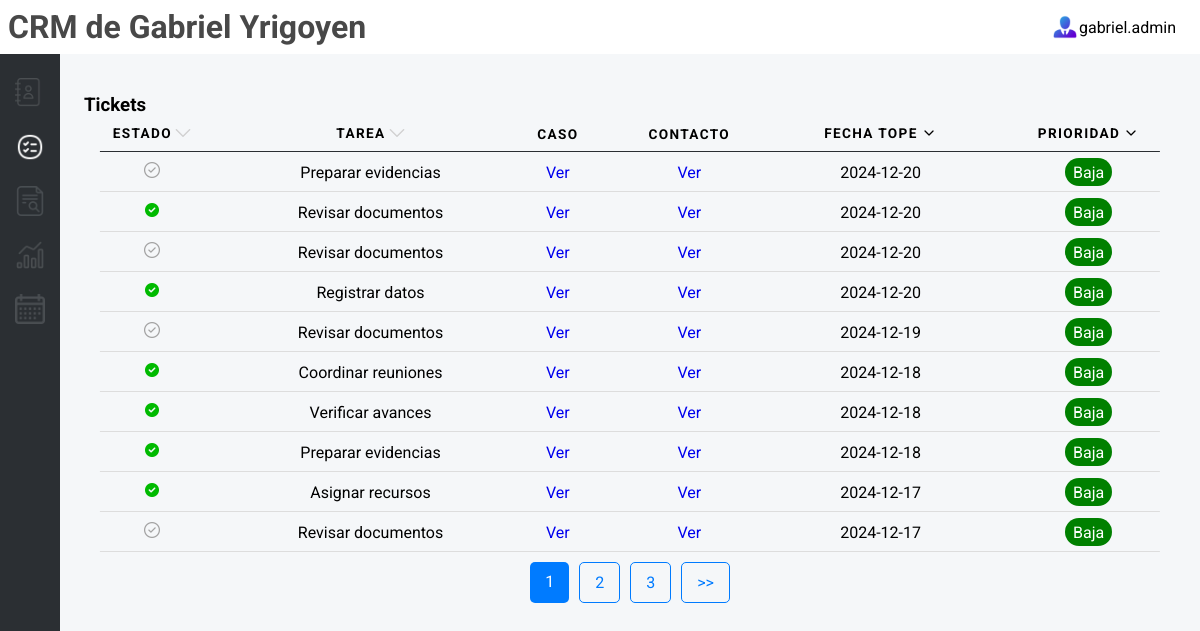
The app's page /tickets/page/1/fecha_tope/desc with its own data.
### tables this page shows
CREATE TABLE tickets (
            id INTEGER PRIMARY KEY AUTOINCREMENT,
            asistente_id INTEGER,
            caso_id INTEGER,
            estado BOOLEAN NOT NULL DEFAULT 1, -- 1 para abierto, 0 para cerrado
            tarea VARCHAR(50),
            descripcion VARCHAR(200),
            nota TEXT CHECK(LENGTH(nota) <= 300), -- Limitar las notas a 300 caracteres
            fecha_tope TEXT, -- Nueva columna para la fecha límite
            fecha_creacion TEXT,
            fecha_cierre TEXT,
            FOREIGN KEY (asistente_id) REFERENCES asistentes(id),
            FOREIGN KEY (caso_id) REFERENCES casos(id)
        );

### app.py (the view)
@app.route('/tickets', defaults={'page': 1, 'order_by': 'id', 'order_direction': 'asc'})
@app.route('/tickets/page/<int:page>/<order_by>/<order_direction>')
def tickets(page, order_by, order_direction):
    per_page = 10  # Número de registros por página
    offset = (page - 1) * per_page  # Calcular el desplazamiento
    tickets = get_records('tickets', order_by=order_by, order_direction=order_direction, limit=per_page, offset=offset)
    total_records = get_total_records('tickets')
    total_pages = (total_records + per_page - 1) // per_page  # Redondeo hacia arriba
    def calcular_prioridad(fecha_tope):
        print("Tipo de fecha_tope:", type(fecha_tope))
        print("Valor de fecha_tope:", fecha_tope)
        if isinstance(fecha_tope, str):
            try:
                fecha_tope_obj = datetime.strptime(fecha_tope, '%Y-%m-%d %H:%M:%S')
                fecha_tope_obj = fecha_tope_obj.date()
                hoy = datetime.today().date()
                diferencia_dias = (fecha_tope_obj - hoy).days
                if diferencia_dias <= 3:
                    prioridad = 'Alta'
                elif diferencia_dias <= 7:
                    prioridad = 'Media'
                else:
                    prioridad = 'Baja'
                return prioridad
            except ValueError:
                print("Formato de fecha incorrecto. Asegúrate de que esté en formato 'YYYY-MM-DD HH:MM:SS'")
        else:
            print("Fecha tope no es una cadena de texto válida.")
    print("Tipo de fecha_tope:", type(tickets[7]))
    print("Valor de fecha_tope:", tickets[7][7])
    return render_template(
        "tickets.html",
        tickets=tickets,
        current_page=page,
        total_pages=total_pages,
        message="Tickets",
        order_by=order_by,
        order_direction=order_direction,
        fecha_tope = calcular_prioridad(tickets[7][7])
    )

### db_connection.py (called while the page is built)
def conectar():
    try:
        print("Conexión exitosa a la base de datos")
        return sqlite3.connect('crm_law_firm.db')
    except sqlite3.Error as e:
        print(f"Error al conectar a la base de datos: {e}")
        return None

def get_total_records(table_name):
    conn = conectar()
    cursor = conn.cursor()
    query = f"SELECT COUNT(*) FROM {table_name}"
    cursor.execute(query)
    total_records = cursor.fetchone()[0]
    conn.close()
    return total_records

def get_records(table_name, order_by, order_direction='asc', limit=10, offset=0):
    conn = conectar()
    cursor = conn.cursor()
    if order_direction not in ['asc', 'desc']:
        order_direction = 'asc'
    query = f"SELECT * FROM {table_name} ORDER BY {order_by} {order_direction} LIMIT ? OFFSET ?"
    cursor.execute(query, (limit, offset))
    records = cursor.fetchall()
    conn.close()
    return records

### templates/tickets.html (shortened to what this page needs)
{% include 'header.html' %}
<div id="tickets-tools">
  <div class="dashboard-content">
    <div class="table-top">
      <h3>{{ message }}</h3>
    </div>
    <table>
      <thead>
        <tr>
          <th scope="col">
            <span>Estado
              <a href="/tickets/page/{{ current_page }}/estado/{{ 'desc' if order_direction == 'asc' else 'asc' }}">
                <img class="filter" src="{{ url_for('static', filename='up.png') if order_direction == 'asc' and order_by == 'estado' else (url_for('static', filename='down.png') if order_direction == 'desc' and order_by == 'estado' else url_for('static', filename='arrow-grey.png')) }}"
                alt="Orden">
              </a>
            </span>
          </th>
          <th scope="col">
            <span>Tarea
              <a href="/tickets/page/{{ current_page }}/tarea/{{ 'desc' if order_direction == 'asc' else 'asc' }}">
                <img class="filter" src="{{ url_for('static', filename='up.png') if order_direction == 'asc' and order_by == 'tarea' else (url_for('static', filename='down.png') if order_direction == 'desc' and order_by == 'tarea' else url_for('static', filename='arrow-grey.png')) }}"
                alt="Orden">
              </a>
            </span>
          </th>
          <th scope="col">Caso</th>
          <th scope="col">Contacto</th>
          <th scope="col">
            <span>Fecha Tope
              <a href="/tickets/page/{{ current_page }}/fecha_tope/{{ 'desc' if order_direction == 'asc' else 'asc' }}">
                <img class="filter" src="{{ url_for('static', filename='up.png') if order_direction == 'asc' and order_by == 'fecha_tope' else (url_for('static', filename='down.png') if order_direction == 'desc' and order_by == 'fecha_tope' else url_for('static', filename='arrow-grey.png')) }}"
                alt="Orden">
              </a>
            </span>
          </th>
          <th scope="col">
            <span>Prioridad
              <a href="/tickets/page/{{ current_page }}/fecha_tope/{{ 'desc' if order_direction == 'asc' else 'asc' }}">
                <img class="filter" src="{{ url_for('static', filename='up.png') if order_direction == 'asc' and order_by == 'fecha_tope' else (url_for('static', filename='down.png') if order_direction == 'desc' and order_by == 'fecha_tope' else url_for('static', filename='arrow-grey.png')) }}"
                alt="Orden">
              </a>
            </span>
          </th>
        </tr>
      </thead>
      <tbody>
        {% for ticket in tickets %}
        <tr>
          <td data-label="Estado"><img class="filter" src="{{ url_for('static', filename='check-green.png') if ticket[3] else url_for('static', filename='check-grey.png') }}" alt="Estado"></td>
          <td data-label="Tarea">{{ ticket[4] }}</td>
          <td data-label="Caso"><a href="/casos/{{ ticket['caso_id'] }}">Ver</a></td>
          <td data-label="Contacto"><a href="/contactos/{{ ticket['contacto_id'] }}">Ver</a></td>
          <td data-label="Fecha Tope">{{ ticket[7][:10] or 'No asignada' }}</td>
          <td data-label="Prioridad">
            <span class="estado {% if ticket['prioridad'] == 'Alta' %}rojo{% elif ticket['prioridad'] == 'Media' %}amarillo{% else %}verde{% endif %}">
              {{ fecha_tope }}
            </span>
          </td>
        </tr>
        {% endfor %}
      </tbody>
    </table>
    <section class="pagination">
      {% for page in range(1, total_pages + 1) %}
        <a href="/tickets/page/{{ page }}/{{ order_by }}/{{ order_direction }}" class="{% if page == current_page %}active{% endif %}">
          {{ page }}
        </a>
      {% endfor %}
      {% if current_page < total_pages %}
        <a href="/tickets/page/{{ current_page + 1 }}/{{ order_by }}/{{ order_direction }}">>></a>
      {% endif %}
    </section>
  </div>
</div>
{% include 'footer.html' %}

### static/style.css (style rules this page uses)
body { background-color: #F5F7F9; font-family: "Roboto", sans-serif; height: 100vh; margin: 0; display: flex; flex-direction: column; }
a { text-decoration: none; }
th span { display: flex; justify-content: center; }
th span img { padding-left: 0.2rem; }
h3 { text-align: center; padding: 0 1vw; margin: 0 50% 0 0; justify-self: center; }
.dashboard-content { display: flex; flex-direction: column; align-items: center; padding: 3vh 1vw; }
.estado { margin-top: 0.6rem; padding: 0.3rem 0.5rem; border-radius: 1rem; color: white; }
.verde { background-color: green; }
.filter { height: 1rem; width: auto; }
.table-top { display: flex; flex-direction: row; margin-top: 2vh; width: 100%; justify-content: space-between; }
table { border-collapse: collapse; margin: 0; padding: 0; width: 100%; }
table tr { position: relative; }
table tr::before { content: ''; position: absolute; bottom: 0; left: 50%; width: 95%; height: 1.5px; background-color: #ddd; transform: translateX(-50%); }
table th, table td { padding: .625em; text-align: center; }
table th { font-size: .85em; letter-spacing: .1em; text-transform: uppercase; }
.pagination { margin-top: auto; justify-self: flex-end; display: flex; padding: 10px; }
.pagination a { padding: 10px 15px; margin: 0 5px; text-decoration: none; color: #007bff; border: 1px solid #007bff; border-radius: 5px; transition: background-color 0.3s; }
.pagination a.active { background-color: #007bff; color: white; border: none; }
*, *:before, *:after { -moz-box-sizing: border-box; -webkit-box-sizing: border-box; box-sizing: border-box; }
table thead tr::before { background-color: #2b2f33; }

### static/calendar.css (style rules this page uses)
*, *:before, *:after { -moz-box-sizing: border-box; -webkit-box-sizing: border-box; box-sizing: border-box; }

### records on screen
tickets: tarea "Preparar evidencias", fecha_tope "2024-12-20", fecha_tope "Baja"
tickets: tarea "Revisar documentos", fecha_tope "2024-12-20", fecha_tope "Baja"
tickets: tarea "Revisar documentos", fecha_tope "2024-12-20", fecha_tope "Baja"
tickets: tarea "Registrar datos", fecha_tope "2024-12-20", fecha_tope "Baja"
tickets: tarea "Revisar documentos", fecha_tope "2024-12-19", fecha_tope "Baja"
tickets: tarea "Coordinar reuniones", fecha_tope "2024-12-18", fecha_tope "Baja"
tickets: tarea "Verificar avances", fecha_tope "2024-12-18", fecha_tope "Baja"
tickets: tarea "Preparar evidencias", fecha_tope "2024-12-18", fecha_tope "Baja"
tickets: tarea "Asignar recursos", fecha_tope "2024-12-17", fecha_tope "Baja"
tickets: tarea "Revisar documentos", fecha_tope "2024-12-17", fecha_tope "Baja"

### other values on screen
{{ message }} "Tickets"
{{ page }} "1" "2" "3"
